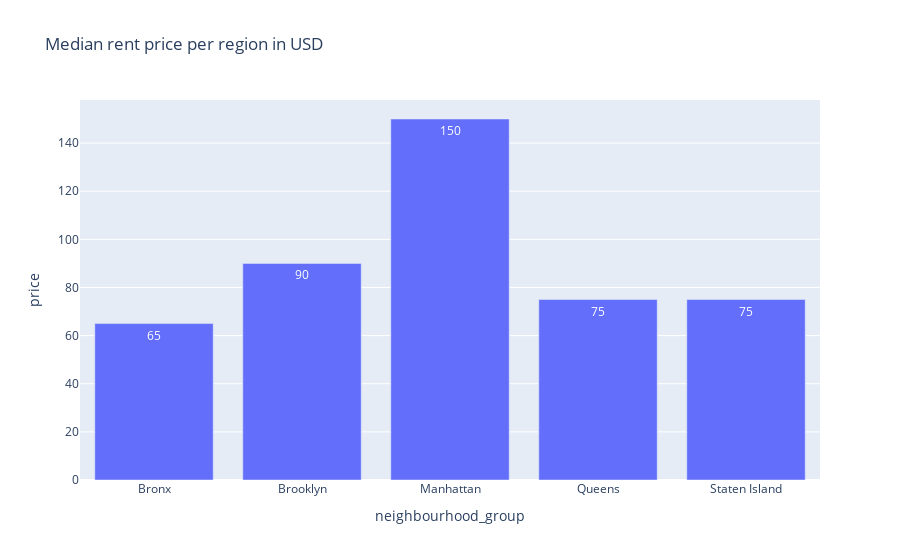

Notebook source saved alongside this figure:
### Markdown cell above
## What is the median rent price for each region?

### Code cell
median_price_region = airbnb_nyc[['neighbourhood_group', 'price']].groupby('neighbourhood_group').median().reset_index()

px.bar(median_price_region, x='neighbourhood_group', y='price',  title= 'Median rent price per region in USD', text_auto=True)

### Figure 1 — Plotly figure (JSON) as saved in the notebook; plotly's stock layout.template omitted (floating-point values rounded to 4 significant figures)
{"data": [{"alignmentgroup": "True", "hovertemplate": "neighbourhood_group=%{x}<br>price=%{y}<extra></extra>", "legendgroup": "", "marker": {"color": "#636efa", "pattern": {"shape": ""}}, "name": "", "offsetgroup": "", "orientation": "v", "showlegend": false, "textposition": "auto", "texttemplate": "%{y}", "type": "bar", "x": ["Bronx", "Brooklyn", "Manhattan", "Queens", "Staten Island"], "xaxis": "x", "y": [65, 90, 150, 75, 75], "yaxis": "y"}], "layout": {"barmode": "relative", "legend": {"tracegroupgap": 0}, "title": {"text": "Median rent price per region in USD"}, "xaxis": {"anchor": "y", "domain": [0, 1], "title": {"text": "neighbourhood_group"}}, "yaxis": {"anchor": "x", "domain": [0, 1], "title": {"text": "price"}}}}
